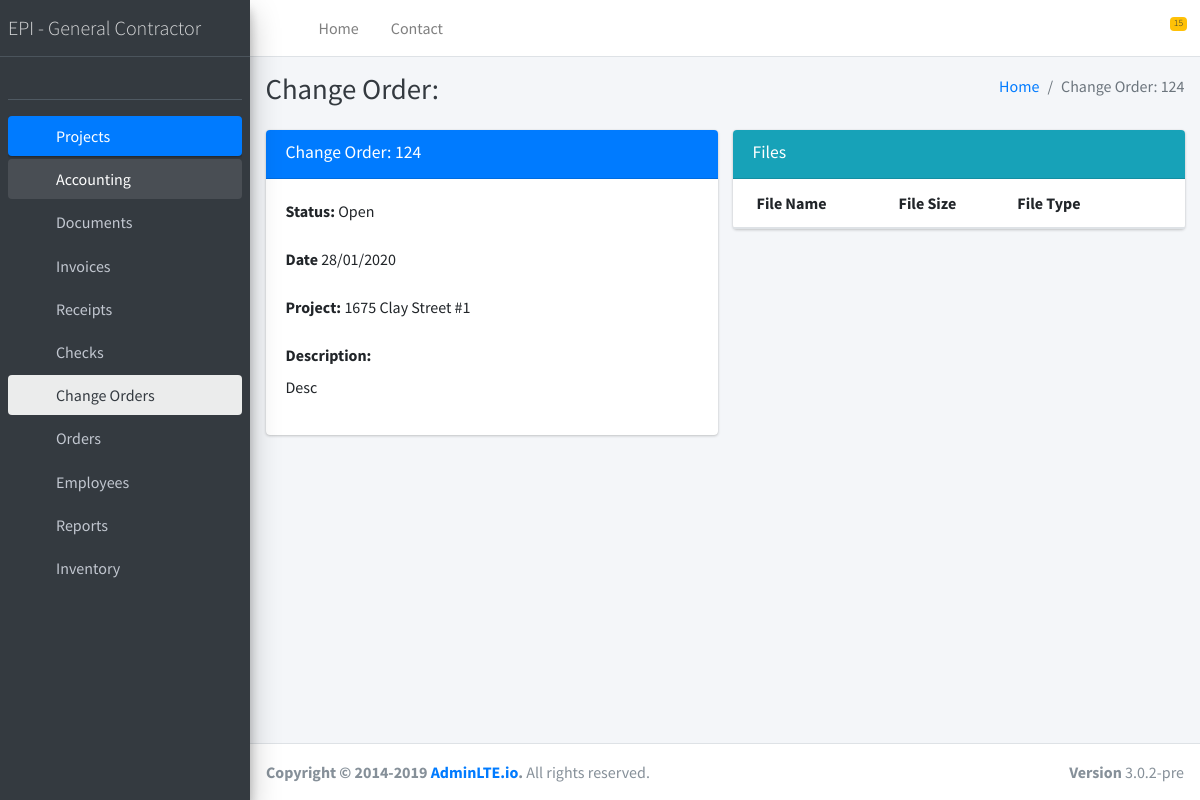
/change_orders/3, run on the app's committed database.
### change_orders/models.py (models this page shows, shortened)
class Change_order(models.Model):
    status_type = [
        ('Open', 'Open'),
        ('Sent', 'Sent'),
        ('Under Review', 'Under Review'),
        ('Approved', 'Approved'),
        ('Rejected', 'Rejected'),
        ('Canceled', 'Canceled'),
    ]
    status = models.CharField(max_length=255, choices=status_type, default='Open')
    project = models.ForeignKey(Project, models.SET_NULL, blank=True, null=True)
    document = models.ForeignKey(Document, models.SET_NULL, blank=True, null=True)
    invoice = models.ForeignKey(Invoice, models.SET_NULL, blank=True, null=True)
    created_at = models.DateTimeField(auto_now=True)
    updated_at = models.DateTimeField(auto_now_add=True)

### documents/models.py (models this page shows, shortened)
class Document(models.Model):
    number = models.CharField(max_length=255, blank=True)
    date = models.DateTimeField(blank=True)
    description = models.TextField(blank=True)
    amount = models.FloatField(blank=True, default=0)
    statuses = [
        ('Approved', 'Approved'),
        ('Cleared', 'Cleared '),
        ('Draft ', 'Draft '),
        ('In Process', 'In Process'),
        ('Paid ', 'Paid '),
        ('Pending Cancellation', 'Pending Cancellation'),
        ('Pending Review', 'Pending Review'),
        ('Rejected', 'Rejected'),
        ('Submitting ', 'Submitting '),
        ('Unpaid ', 'Unpaid '),
    ]
    status = models.CharField(max_length=255, choices=statuses, default='Pending Review')
    type = models.ForeignKey(Document_type, models.SET_NULL, blank=True, null=True)
    files = models.ManyToManyField(Files_storage)
    created_at = models.DateTimeField(auto_now=True)
    updated_at = models.DateTimeField(auto_now_add=True)

### projects/models.py (models this page shows, shortened)
class Project(models.Model):
    legal_entity = models.CharField(max_length=255, blank=True)
    portfolio = models.CharField(max_length=255, blank=True)
    address = models.CharField(max_length=255)
    unit = models.IntegerField(blank=True, default=0)
    zip = models.IntegerField(blank=True, default=0)
    city_state = models.CharField(max_length=255, default="San Francisco, CA")
    passwords = models.CharField(max_length=255, blank=True)
    bedrooms = models.IntegerField(default=0, blank=True)
    bathrooms = models.IntegerField(default=0, blank=True)
    sqFt = models.FloatField(default=0, blank=True)
    percent = models.FloatField(default=0, blank=True)
    jobNumber = models.CharField(max_length=255, unique=True, blank=True)
    start_date = models.DateField(default='1970-01-01', blank=True)
    end_date = models.DateField(default='1970-01-01', blank=True)
    status_type = [
        ('Open', 'Open'),
        ('In Progress', 'In Progress'),
        ('Under Review', 'Under Review'),
        ('Approved', 'Approved'),
        ('Done', 'Done'),
        ('Canceled', 'Canceled'),
        ('Rejected', 'Rejected')
    ]
    status = models.CharField(max_length=255, choices=status_type, default='Open')
    pm_epi = models.ForeignKey(User, models.SET_NULL, blank=True, null=True, verbose_name = "Project Manager EPI")
    rm = models.ForeignKey(Resident_manager, models.SET_NULL, blank=True, null=True, verbose_name = "Resident Manager")
    pm = models.ForeignKey(Project_manager, models.SET_NULL, blank=True, null=True, verbose_name = "Project Manager")
    general_contractor = models.ForeignKey(General_contractor, models.SET_NULL, blank=True, null=True, verbose_name = "General Contractor")
    design_package = models.ForeignKey(Design_package, models.SET_NULL, blank=True, null=True, verbose_name = "Design package")
    rq = models.ForeignKey(Files_storage, models.SET_NULL, blank=True, null=True, related_name='rqs')
    contract = models.ForeignKey(Files_storage, models.SET_NULL, blank=True, null=True, related_name='contracts')
    proposal = models.ForeignKey(Files_storage, models.SET_NULL, blank=True, null=True, related_name='proposals')
    drawings = models.ManyToManyField(Files_storage, related_name='drawings')
    documents = models.ManyToManyField(Document, related_name='documents')
    created_at = models.DateTimeField(auto_now=True)
    updated_at = models.DateTimeField(auto_now_add=True)
    uuid = models.UUIDField(default=uuid.uuid4)
    class Meta:
        verbose_name = 'Project'
        verbose_name_plural = 'Projects'
    def __str__(self):
        return self.address + ' #' + str(self.unit)

### change_orders/views.py (the view)
# urls.py: url(r'^(?P<pk>\d+)$', views.read, name='change_order_read'),
def read(request, pk, template_name='change_orders/read.html'):
    item = get_object_or_404(Change_order, pk=pk)
    data = {
        'item': item
    }
    return render(request, template_name, data)

### templates/change_orders/read.html (shortened to what this page needs)
{% extends 'base.html' %} {% load static %} {% block content %}
<div class="content-wrapper">
    <div class="content-header">
        <div class="container-fluid">
            <div class="row mb-2">
                <div class="col-sm-6">
                    <h1 class="m-0 text-dark">Change Order: {{ item.number }}</h1>
                </div>
                <div class="col-sm-6">
                    <ol class="breadcrumb float-sm-right">
                        <li class="breadcrumb-item"><a href="#">Home</a></li>
                        <li class="breadcrumb-item active">Change Order: {{ item.document.number }}</li>
                    </ol>
                </div>
            </div>
        </div>
    </div>
    <section class="content">
        <div class="container-fluid">
            <div class="row">
                <div class="col-6">
                    <div class="card card-primary">
                        <div class="card-header">
                            <h3 class="card-title">Change Order: {{ item.document.number }}</h3>
                            <div class="card-tools">
                                <a href="{% url 'change_order_update' item.id %}" type="button" class="btn btn-tool" title="Edit"><i class="fas fa-pencil-alt"></i></a>
                            </div>
                        </div>
                        <div class="card-body">
                            <div class="form-group">
                                <label>Status:</label>
                                {{ item.status }}
                            </div>
                            <div class="form-group">
                                <label>Date</label>
                                {{ item.document.date|date:'d/m/Y' }}
                            </div>
                            <div class="form-group">
                                <label>Project:</label>
                                {{ item.project }}
                            </div>
                            <div class="row">
                                <div class="col-12">
                                    <div class="form-group">
                                        <label>Description:</label>
                                        <div>{{ item.document.description }}</div>
                                    </div>
                                </div>
                            </div>
                        </div>
                    </div>
                </div>
                <div class="col-6">
                    <div class="card card-info">
                        <div class="card-header">
                          <h3 class="card-title">Files</h3>
                          <div class="card-tools">
                            <a href="{% url 'file_storage_assign' 'change_order' item.id %}" type="button" class="btn btn-tool" title="Upload" target="_blank" onclick="PopupCenter(this.href, 'File Upload', '500', '500')"><i class="fas fa-upload"></i></a>
                            <a type="button" class="btn btn-tool" title="ZIP"><i class="far fa-file-archive"></i></a>
                            <button type="button" class="btn btn-tool" data-card-widget="collapse" data-toggle="tooltip" title="Collapse"><i class="fas fa-minus"></i></button>
                          </div>
                        </div>
                        <div class="card-body p-0">
                          <table class="table">
                            <thead>
                              <tr>
                                <th>File Name</th>
                                <th>File Size</th>
                                <th>File Type</th>
                                <th></th>
                              </tr>
                            </thead>
                          </table>
                        </div>
                      </div>
                </div>
            </div>
        </div>
    </section>
</div>
{% endblock content %}

### data on the page
Change_order: document.number "124", status "Open", document "28/01/2020", project "1675 Clay Street #1", document.description "Desc"
